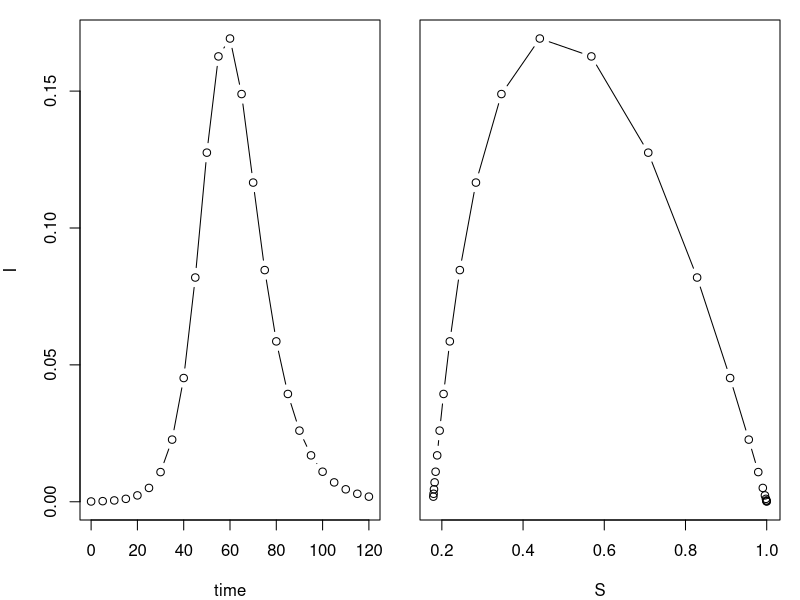
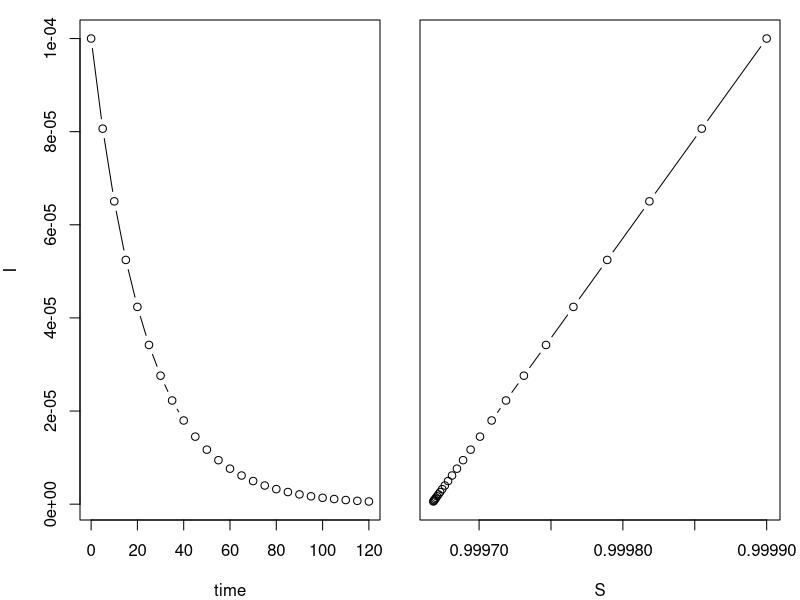
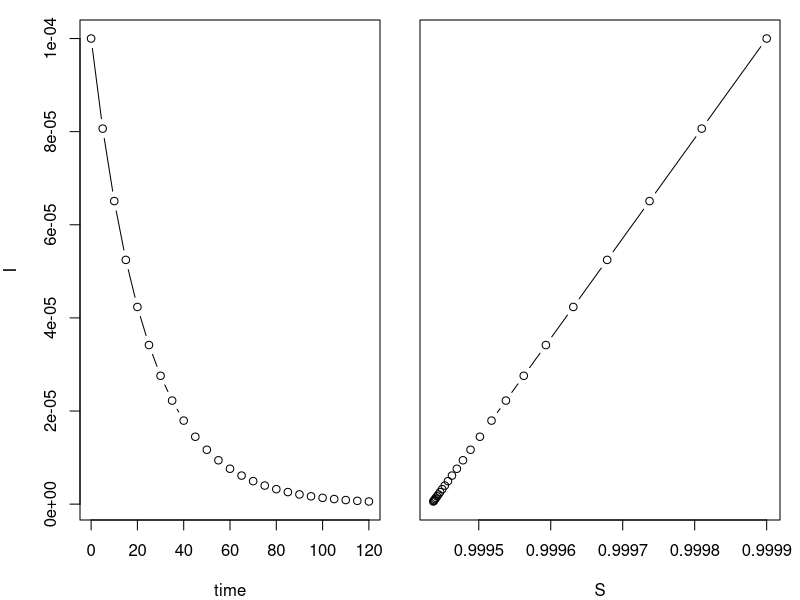
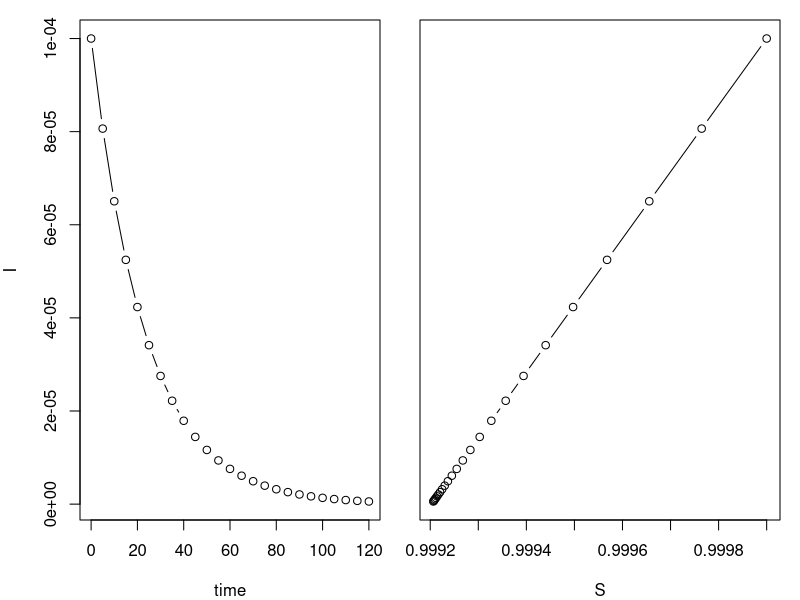
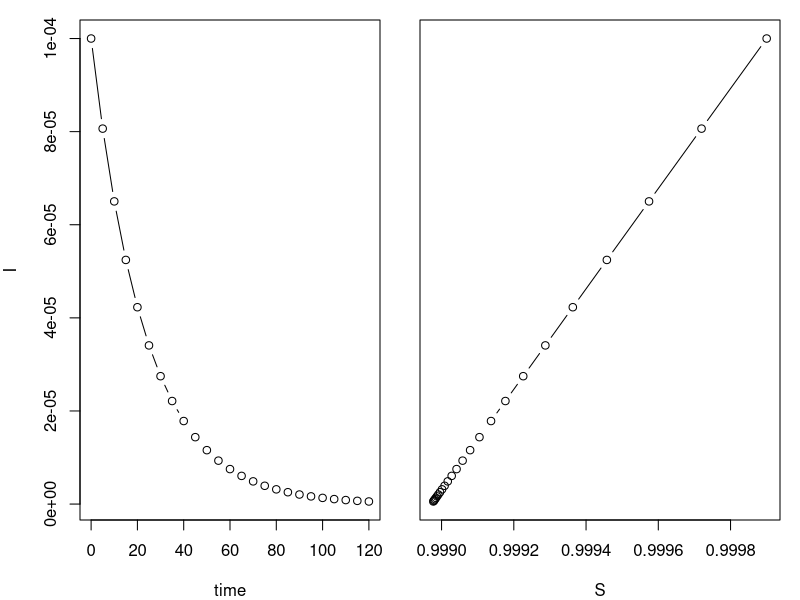
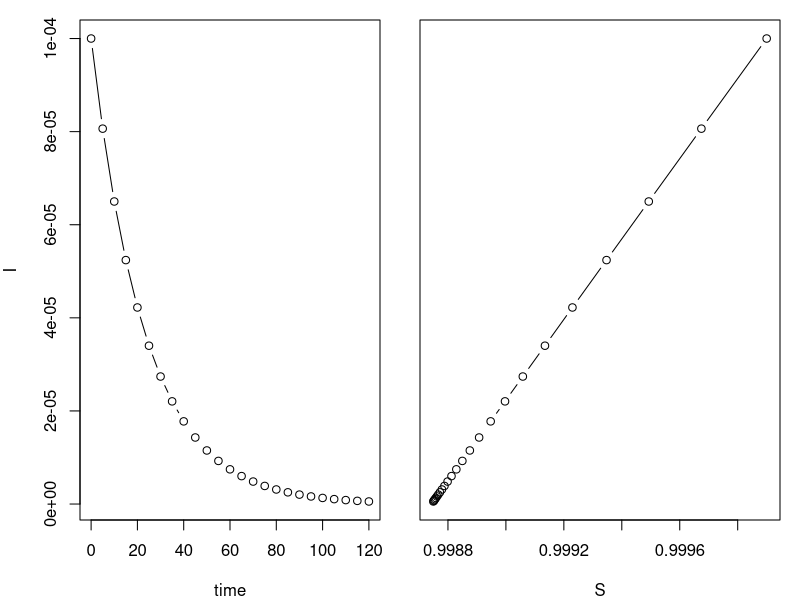
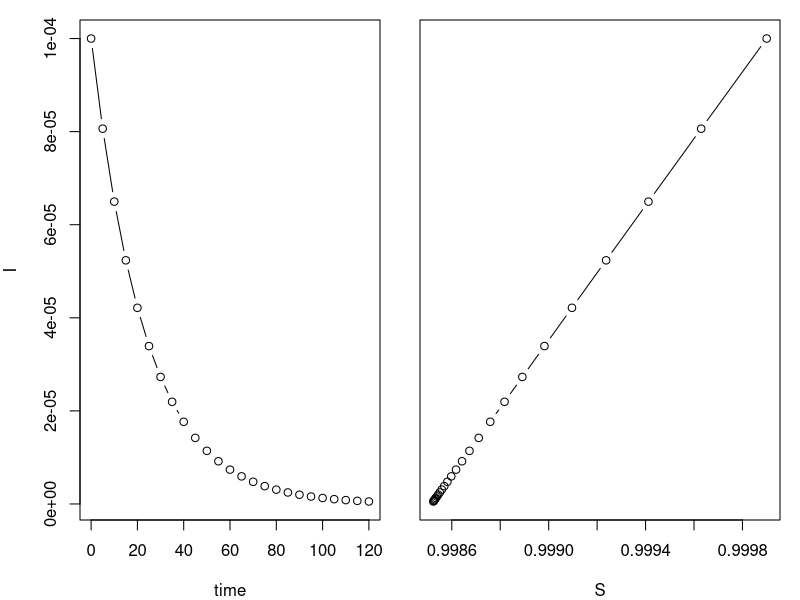
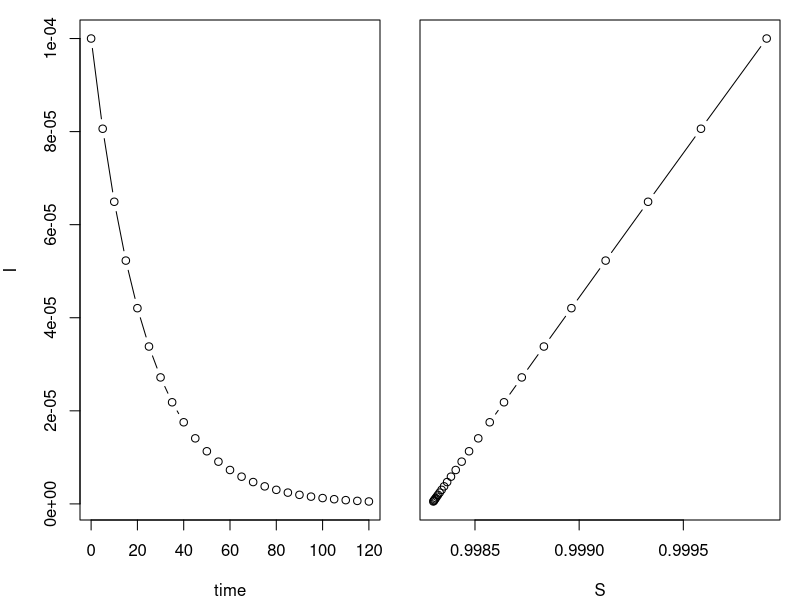

These charts were generated, in order, by the following R code: (Note: this script raises an error after producing the figures.)
### R code from vignette source 'deterministic-models.rnw'
### Encoding: UTF-8

###################################################
### code chunk number 1: deterministic-models.rnw:104-105
###################################################
require(deSolve)                          #deSolve library needed for this computing session


###################################################
### code chunk number 2: deterministic-models.rnw:109-124
###################################################
sir.model.closed <- function (t, x, params) {    #here we begin a function with three arguments
  S <- x[1]                               #create local variable S, the first element of x
  I <- x[2]                               #create local variable I
  R <- x[3]                               #create local variable R
  with(                                   #we can simplify code using "with"
       as.list(params),                   #this argument to "with" lets us use the variable names
       {                                  #the system of rate equations
         dS <- -beta*S*I
         dI <- beta*S*I-gamma*I
         dR <- gamma*I
         dx <- c(dS,dI,dR)                #combine results into a single vector dx
         list(dx)                         #return result as a list
       }
       )
}


###################################################
### code chunk number 3: deterministic-models.rnw:133-136
###################################################
times <- seq(0,120,by=5)                    #function seq returns a sequence
params <- c(beta=0.3,gamma=1/7)             #function "c" combines values into a vector. these are per day 
xstart <- c(S=9999/10000,I=1/10000,R=0)     #initial conditions


###################################################
### code chunk number 4: deterministic-models.rnw:140-141
###################################################
out <- as.data.frame(ode(xstart,times,sir.model.closed,params))  #result stored in dataframe


###################################################
### code chunk number 5: deterministic-models.rnw:144-149
###################################################
op <- par(fig=c(0,0.5,0,1),mar=c(4,4,1,1))                  #set graphical parameters
plot(I~time,data=out,type='b')                              #plot the I variable against time
par(fig=c(0.5,1,0,1),mar=c(4,1,1,1),new=T)                  #re-set graphical parameters
plot(I~S,data=out,type='b',yaxt='n',xlab='S')               #plot phase portrait
par(op)                                                     #re-set graphical parameters

# Exercise 1. Explore the dynamics of the system for different values of the 
# beta and lambda parameters by simulating and plotting trajectories as time series and in phase space (e.g., I vs. S). 


# created a function that produces plot based on beta and gam
plot_I <- function(b, g){
  params <- c(beta=b,gamma=g)  
  out1 <- as.data.frame(ode(xstart, times, sir.model.closed, params))
  op <- par(fig=c(0,0.5,0,1),mar=c(4,4,1,1))
  plot(I~time,data=out1,type='b')               #plot the I variable against time
  par(fig=c(0.5,1,0,1),mar=c(4,1,1,1),new=T)                  #re-set graphical parameters
  plot(I~S,data=out1,type='b',yaxt='n',xlab='S')               #plot phase portrait
  par(op)                                           
}


# looping for a variety of diff beta and gamma values
# this would likely be better as a matrix of values then facetted or plotted on top of eachother
b_seq <- seq(0.1,0.9, by =0.1)
g_seq <- seq(1/7, 1, by = 0.1)
library(tidyverse)
I.plot <- purrr::map2(b_seq, g_seq, plot_I)

# Explore with ggplot 

ggplot(out, aes(x = time,y = I)) + geom_line(colour = viridis(params[[1]])) 


# Exercise 2. Explore the dynamics of the system for one set of beta and gamma at different initial conditions.

# beta and gamma params of choice 

params <- c(beta=0.7,gamma=1/7)   

plot_diffstart <- function(population, infected){
  xstart <- c(S=(population - infected)/population,I= infected/population,R=0) 
  out1 <- as.data.frame(ode(xstart, times, sir.model.closed, params))
  op <- par(fig=c(0,0.5,0,1),mar=c(4,4,1,1))
  plot(I~time,data=out1,type='b')                     #plot the I variable against time
  par(fig=c(0.5,1,0,1),mar=c(4,1,1,1),new=T)          #re-set graphical parameters
  plot(I~S,data=out1,type='b',yaxt='n',xlab='S')      #plot phase portrait
  par(op)                                           
} 

#initial conditions
plot_diffstart(10000,1) # this should match the original example
plot_diffstart(100000,1) # a much bigger pop 
# in this case the epidemic takes off a bit later 
plot_diffstart(100,1) # a much smaller pop
# in this case the epidemic starts much earlier 

# Exercise 3. Modify the codes given to study a demographically open SIR model

# add in new parameters for birth and death rates
params <- c(beta=0.3,gamma=1/7, b = 0.02, d = 0.015)
sir.model.open <- function (t, x, params) {    #here we begin a function with three arguments
  S <- x[1]                               #create local variable S, the first element of x
  I <- x[2]                               #create local variable I
  R <- x[3]                               #create local variable R
  with(                                   #we can simplify code using "with"
       as.list(params),                   #this argument to "with" lets us use the variable names
       {                                  #the system of rate equations
         dS <- -beta*S*I + b - d
         dI <- beta*S*I-gamma*I - d
         dR <- gamma*I - d
         dx <- c(dS,dI,dR)                #combine results into a single vector dx
         list(dx)                         #return result as a list
       }
       )
}

# plot with the open SIR system
xstart <- c(S=9999/10000,I=1/10000,R=0)     #initial conditions# remember to redo the initial conditions 
plot.bd <- function(b, d){
  params <- c(beta=0.3,gamma=1/7, b = b, d = d)  
  out1 <- as.data.frame(ode(xstart, times, sir.model.open, params))
  op <- par(fig=c(0,0.5,0,1),mar=c(4,4,1,1))
  plot(I~time,data=out1,type='b')               #plot the I variable against time
  par(fig=c(0.5,1,0,1),mar=c(4,1,1,1),new=T)                  #re-set graphical parameters
  plot(I~S,data=out1,type='b',yaxt='n',xlab='S')               #plot phase portrait
  par(op)                                           
}
plot.bd(0.02, 0.015)

# Exercise 4. Modify the codes given to study a SEIR model 

seir.model.closed <- function (t, x, params) {    #here we begin a function with three arguments
  S <- x[1]                               #create local variable S, the first element of x
  E <- x[2]                               #create local variable E
  I <- x[3]                               #create local variable I
  R <- x[4]                               #create local variable R
  with(                                   #we can simplify code using "with"
       as.list(params),                   #this argument to "with" lets us use the variable names
       {                                  #the system of rate equations
         dS <- -beta*S*I
         dE <- beta*S*I - sigma*E
         dI <- sigma*E-gamma*I
         dR <- gamma*I
         dx <- c(dS,dE,dI,dR)                #combine results into a single vector dx
         list(dx)                         #return result as a list
       }
       )
}
